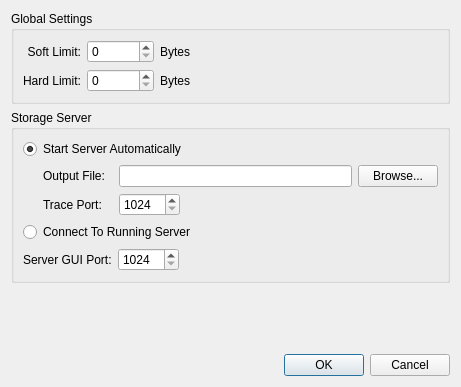
<?xml version="1.0" encoding="UTF-8"?>
<ui version="4.0">
 <class>StorageView</class>
 <widget class="QDialog" name="StorageView">
  <property name="geometry">
   <rect>
    <x>0</x>
    <y>0</y>
    <width>461</width>
    <height>387</height>
   </rect>
  </property>
  <property name="windowTitle">
   <string>Storage Settings</string>
  </property>
  <layout class="QGridLayout" name="gridLayout_4">
   <item row="0" column="0">
    <widget class="QGroupBox" name="settingsGroup">
     <property name="title">
      <string>Global Settings</string>
     </property>
     <layout class="QGridLayout" name="gridLayout">
      <item row="0" column="0">
       <widget class="QLabel" name="softLimitLabel">
        <property name="text">
         <string>Soft Limit:</string>
        </property>
        <property name="alignment">
         <set>Qt::AlignRight|Qt::AlignTrailing|Qt::AlignVCenter</set>
        </property>
       </widget>
      </item>
      <item row="0" column="1">
       <widget class="QSpinBox" name="softLimitSpin">
        <property name="maximum">
         <number>999999999</number>
        </property>
       </widget>
      </item>
      <item row="0" column="2">
       <widget class="QLabel" name="softUnitsLabel">
        <property name="text">
         <string>Bytes</string>
        </property>
       </widget>
      </item>
      <item row="0" column="3">
       <spacer name="horizontalSpacer">
        <property name="orientation">
         <enum>Qt::Horizontal</enum>
        </property>
        <property name="sizeHint" stdset="0">
         <size>
          <width>195</width>
          <height>20</height>
         </size>
        </property>
       </spacer>
      </item>
      <item row="1" column="0">
       <widget class="QLabel" name="hardLimitLabel">
        <property name="text">
         <string>Hard Limit:</string>
        </property>
        <property name="alignment">
         <set>Qt::AlignRight|Qt::AlignTrailing|Qt::AlignVCenter</set>
        </property>
       </widget>
      </item>
      <item row="1" column="1">
       <widget class="QSpinBox" name="hardLimitSpin">
        <property name="maximum">
         <number>999999999</number>
        </property>
       </widget>
      </item>
      <item row="1" column="2">
       <widget class="QLabel" name="hardUnitsLabel">
        <property name="text">
         <string>Bytes</string>
        </property>
       </widget>
      </item>
      <item row="1" column="3">
       <spacer name="horizontalSpacer_2">
        <property name="orientation">
         <enum>Qt::Horizontal</enum>
        </property>
        <property name="sizeHint" stdset="0">
         <size>
          <width>195</width>
          <height>20</height>
         </size>
        </property>
       </spacer>
      </item>
     </layout>
    </widget>
   </item>
   <item row="2" column="0">
    <spacer name="verticalSpacer">
     <property name="orientation">
      <enum>Qt::Vertical</enum>
     </property>
     <property name="sizeHint" stdset="0">
      <size>
       <width>20</width>
       <height>110</height>
      </size>
     </property>
    </spacer>
   </item>
   <item row="3" column="0">
    <widget class="QDialogButtonBox" name="buttonBox">
     <property name="orientation">
      <enum>Qt::Horizontal</enum>
     </property>
     <property name="standardButtons">
      <set>QDialogButtonBox::Cancel|QDialogButtonBox::Ok</set>
     </property>
    </widget>
   </item>
   <item row="1" column="0">
    <widget class="QGroupBox" name="serverGroup">
     <property name="title">
      <string>Storage Server</string>
     </property>
     <layout class="QGridLayout" name="gridLayout_3">
      <item row="0" column="0" colspan="3">
       <layout class="QGridLayout" name="gridLayout_2">
        <item row="0" column="0" colspan="2">
         <widget class="QRadioButton" name="startServerAutomaticallyButton">
          <property name="text">
           <string>Start Server Automatically</string>
          </property>
          <property name="checked">
           <bool>true</bool>
          </property>
         </widget>
        </item>
        <item row="1" column="0">
         <widget class="QLabel" name="label">
          <property name="sizePolicy">
           <sizepolicy hsizetype="Maximum" vsizetype="Preferred">
            <horstretch>0</horstretch>
            <verstretch>0</verstretch>
           </sizepolicy>
          </property>
          <property name="text">
           <string>Output File:</string>
          </property>
          <property name="margin">
           <number>0</number>
          </property>
          <property name="indent">
           <number>20</number>
          </property>
         </widget>
        </item>
        <item row="1" column="1" colspan="2">
         <widget class="QLineEdit" name="traceFileEdit"/>
        </item>
        <item row="1" column="3">
         <widget class="QPushButton" name="traceFileBrowseButton">
          <property name="sizePolicy">
           <sizepolicy hsizetype="Maximum" vsizetype="Fixed">
            <horstretch>0</horstretch>
            <verstretch>0</verstretch>
           </sizepolicy>
          </property>
          <property name="text">
           <string>Browse...</string>
          </property>
         </widget>
        </item>
        <item row="2" column="0">
         <widget class="QLabel" name="label_3">
          <property name="sizePolicy">
           <sizepolicy hsizetype="Maximum" vsizetype="Preferred">
            <horstretch>0</horstretch>
            <verstretch>0</verstretch>
           </sizepolicy>
          </property>
          <property name="text">
           <string>Trace Port:</string>
          </property>
          <property name="margin">
           <number>0</number>
          </property>
          <property name="indent">
           <number>20</number>
          </property>
         </widget>
        </item>
        <item row="2" column="1">
         <widget class="QSpinBox" name="serverTracePort">
          <property name="enabled">
           <bool>true</bool>
          </property>
          <property name="sizePolicy">
           <sizepolicy hsizetype="Maximum" vsizetype="Fixed">
            <horstretch>0</horstretch>
            <verstretch>0</verstretch>
           </sizepolicy>
          </property>
          <property name="minimum">
           <number>1024</number>
          </property>
          <property name="maximum">
           <number>65536</number>
          </property>
          <property name="value">
           <number>1024</number>
          </property>
         </widget>
        </item>
        <item row="2" column="2" colspan="2">
         <spacer name="horizontalSpacer_5">
          <property name="orientation">
           <enum>Qt::Horizontal</enum>
          </property>
          <property name="sizeHint" stdset="0">
           <size>
            <width>138</width>
            <height>20</height>
           </size>
          </property>
         </spacer>
        </item>
       </layout>
      </item>
      <item row="1" column="0" colspan="3">
       <widget class="QRadioButton" name="connectToServerButton">
        <property name="text">
         <string>Connect To Running Server</string>
        </property>
       </widget>
      </item>
      <item row="3" column="0">
       <widget class="QLabel" name="label_2">
        <property name="enabled">
         <bool>true</bool>
        </property>
        <property name="text">
         <string>Server GUI Port:</string>
        </property>
       </widget>
      </item>
      <item row="3" column="1">
       <widget class="QSpinBox" name="serverPort">
        <property name="enabled">
         <bool>true</bool>
        </property>
        <property name="minimum">
         <number>1024</number>
        </property>
        <property name="maximum">
         <number>65536</number>
        </property>
        <property name="value">
         <number>1024</number>
        </property>
       </widget>
      </item>
      <item row="3" column="2">
       <spacer name="horizontalSpacer_4">
        <property name="orientation">
         <enum>Qt::Horizontal</enum>
        </property>
        <property name="sizeHint" stdset="0">
         <size>
          <width>309</width>
          <height>20</height>
         </size>
        </property>
       </spacer>
      </item>
     </layout>
    </widget>
   </item>
  </layout>
 </widget>
 <resources/>
 <connections>
  <connection>
   <sender>buttonBox</sender>
   <signal>accepted()</signal>
   <receiver>StorageView</receiver>
   <slot>accept()</slot>
   <hints>
    <hint type="sourcelabel">
     <x>164</x>
     <y>373</y>
    </hint>
    <hint type="destinationlabel">
     <x>157</x>
     <y>274</y>
    </hint>
   </hints>
  </connection>
  <connection>
   <sender>buttonBox</sender>
   <signal>rejected()</signal>
   <receiver>StorageView</receiver>
   <slot>reject()</slot>
   <hints>
    <hint type="sourcelabel">
     <x>164</x>
     <y>373</y>
    </hint>
    <hint type="destinationlabel">
     <x>286</x>
     <y>274</y>
    </hint>
   </hints>
  </connection>
  <connection>
   <sender>startServerAutomaticallyButton</sender>
   <signal>toggled(bool)</signal>
   <receiver>label</receiver>
   <slot>setEnabled(bool)</slot>
   <hints>
    <hint type="sourcelabel">
     <x>153</x>
     <y>156</y>
    </hint>
    <hint type="destinationlabel">
     <x>135</x>
     <y>185</y>
    </hint>
   </hints>
  </connection>
  <connection>
   <sender>startServerAutomaticallyButton</sender>
   <signal>toggled(bool)</signal>
   <receiver>traceFileEdit</receiver>
   <slot>setEnabled(bool)</slot>
   <hints>
    <hint type="sourcelabel">
     <x>195</x>
     <y>156</y>
    </hint>
    <hint type="destinationlabel">
     <x>361</x>
     <y>183</y>
    </hint>
   </hints>
  </connection>
  <connection>
   <sender>startServerAutomaticallyButton</sender>
   <signal>toggled(bool)</signal>
   <receiver>traceFileBrowseButton</receiver>
   <slot>setEnabled(bool)</slot>
   <hints>
    <hint type="sourcelabel">
     <x>252</x>
     <y>156</y>
    </hint>
    <hint type="destinationlabel">
     <x>470</x>
     <y>185</y>
    </hint>
   </hints>
  </connection>
  <connection>
   <sender>startServerAutomaticallyButton</sender>
   <signal>toggled(bool)</signal>
   <receiver>label_3</receiver>
   <slot>setEnabled(bool)</slot>
   <hints>
    <hint type="sourcelabel">
     <x>59</x>
     <y>149</y>
    </hint>
    <hint type="destinationlabel">
     <x>66</x>
     <y>204</y>
    </hint>
   </hints>
  </connection>
  <connection>
   <sender>startServerAutomaticallyButton</sender>
   <signal>toggled(bool)</signal>
   <receiver>serverTracePort</receiver>
   <slot>setEnabled(bool)</slot>
   <hints>
    <hint type="sourcelabel">
     <x>106</x>
     <y>145</y>
    </hint>
    <hint type="destinationlabel">
     <x>183</x>
     <y>200</y>
    </hint>
   </hints>
  </connection>
 </connections>
</ui>
